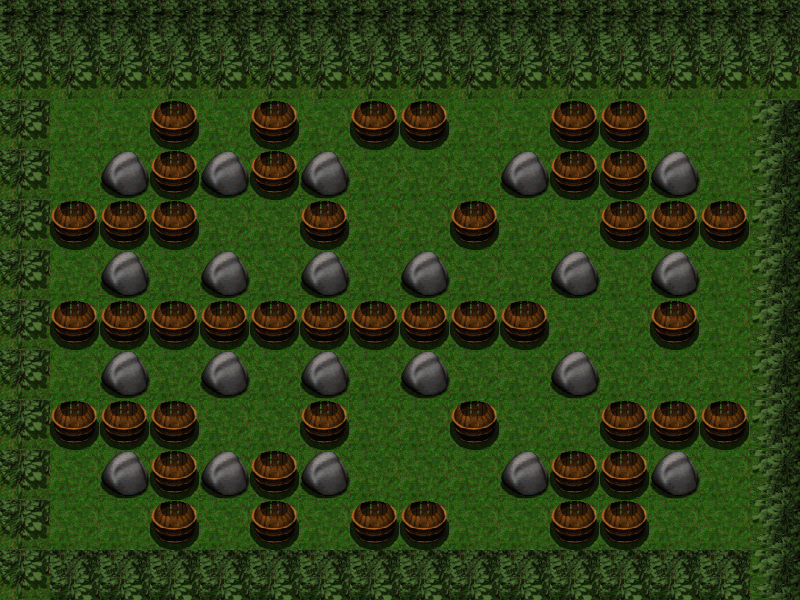

Rendered tile map (Tiled .tmx) drawn with the repository's tilesets; below, a short description and the map source with its tile grids summarised:
An orthogonal 16x12 tile map with 50x50 px tiles, 2 tile layers (background, graphics), 3 tilesets and 83 objects.

<map version="1.0" orientation="orthogonal" renderorder="right-down" width="16" height="12" tilewidth="50" tileheight="50" nextobjectid="112">
 <properties>
  <property name="bonus1" value="1" />
    <property name="bonus2" value="2" />
    <property name="bonus3" value="3" />
    <property name="bonus4" value="4" />
    <property name="bonus5" value="5" />
    <property name="bonus6" value="6" />
    <property name="bonus7" value="7" />
    <property name="bonus8" value="8" />
    <property name="bonus9" value="9" />
  <property name="enemy1" type="int" value="1" />
  <property name="enemy2" type="int" value="2" />
  <property name="height" type="int" value="600" />
  <property name="main_tile_set" value="first_maps" />
  <property name="num_bonus1" type="int" value="6" />
  <property name="num_bonus2" type="int" value="6" />
  <property name="num_bonus3" type="int" value="2" />
  <property name="num_bonus4" type="int" value="2" />
  <property name="num_bonus5" type="int" value="2" />
  <property name="num_bonus6" type="int" value="2" />
  <property name="num_bonus7" type="int" value="2" />
  <property name="num_bonus8" type="int" value="2" />
  <property name="num_bonus9" type="int" value="2" />
  <property name="num_bonus_total" type="int" value="26" />
  <property name="num_enemies" type="int" value="2" />
  <property name="num_explodable_items" type="int" value="47" />
  <property name="num_types_bonus" value="9" />
  <property name="width" type="int" value="800" />
 </properties>
 <tileset firstgid="1" name="first_maps" tilewidth="50" tileheight="50" tilecount="80" columns="10">
  <image source="first_maps.png" width="500" height="400" />
 </tileset>
 <tileset firstgid="81" name="flames" tilewidth="50" tileheight="50" tilecount="50" columns="10">
  <properties>
   <property name="firstID" value="81" />
  </properties>
  <image source="flames.png" width="512" height="256" />
 </tileset>
 <tileset firstgid="131" name="flamesNBomb" tilewidth="50" tileheight="50" tilecount="8" columns="8">
  <properties>
   <property name="firstID" type="int" value="131" />
  </properties>
  <image source="flames/flamesNBomb.png" width="400" height="50" />
 </tileset>
 <layer name="background" width="16" height="12">
  <data>[192 cells, 192 non-empty, 1 distinct tile ids]</data>
 </layer>
 <layer name="graphics" width="16" height="12">
  <data>[192 cells, 192 non-empty, 7 distinct tile ids]</data>
 </layer>
 <objectgroup name="bushes_and_rocks">
  <object id="1" x="0" y="0" width="800" height="100" />
  <object id="2" x="750" y="100" width="50" height="500" />
  <object id="3" x="0" y="550" width="800" height="50" />
  <object id="4" x="0" y="100" width="50" height="450" />
  <object id="6" x="500" y="150" width="50" height="50" />
  <object id="11" x="650" y="250" width="50" height="50" />
  <object id="12" x="300" y="350" width="50" height="50" />
  <object id="13" x="400" y="350" width="50" height="50" />
  <object id="14" x="200" y="350" width="50" height="50" />
  <object id="15" x="100" y="350" width="50" height="50" />
  <object id="16" x="100" y="450" width="50" height="50" />
  <object id="18" x="200" y="450" width="50" height="50" />
  <object id="19" x="300" y="450" width="50" height="50" />
  <object id="20" x="500" y="450" width="50" height="50" />
  <object id="21" x="100" y="250" width="50" height="50" />
  <object id="22" x="200" y="250" width="50" height="50" />
  <object id="23" x="300" y="250" width="50" height="50" />
  <object id="24" x="400" y="250" width="50" height="50" />
  <object id="25" x="100" y="150" width="50" height="50" />
  <object id="26" x="200" y="150" width="50" height="50" />
  <object id="27" x="300" y="150" width="50" height="50" />
  <object id="28" x="550" y="250" width="50" height="50" />
  <object id="76" x="550" y="350" width="50" height="50" />
  <object id="98" x="650" y="450" width="50" />
  <object id="99" x="650" y="150" width="50" height="50" />
  <object id="109" x="650" y="450" width="50" height="50" />
 </objectgroup>
 <objectgroup name="barrels">
  <object id="30" x="150" y="150" width="50" height="50" />
  <object id="31" x="150" y="200" width="50" height="50" />
  <object id="32" x="100" y="200" width="50" height="50" />
  <object id="33" x="50" y="200" width="50" height="50" />
  <object id="34" x="50" y="300" width="50" height="50" />
  <object id="35" x="100" y="300" width="50" height="50" />
  <object id="36" x="150" y="300" width="50" height="50" />
  <object id="37" x="200" y="300" width="50" height="50" />
  <object id="38" x="250" y="300" width="50" height="50" />
  <object id="40" x="300" y="300" width="50" height="50" />
  <object id="41" x="350" y="300" width="50" height="50" />
  <object id="42" x="400" y="300" width="50" height="50" />
  <object id="43" x="450" y="300" width="50" height="50" />
  <object id="44" x="300" y="200" width="50" height="50" />
  <object id="45" x="250" y="150" width="50" height="50" />
  <object id="47" x="350" y="100" width="50" height="50" />
  <object id="48" x="400" y="100" width="50" height="50" />
  <object id="49" x="100" y="400" width="50" height="50" />
  <object id="50" x="50" y="400" width="50" height="50" />
  <object id="51" x="150" y="400" width="50" height="50" />
  <object id="53" x="150" y="500" width="50" height="50" />
  <object id="54" x="150" y="450" width="50" height="50" />
  <object id="55" x="250" y="500" width="50" height="50" />
  <object id="56" x="250" y="450" width="50" height="50" />
  <object id="57" x="300" y="400" width="50" />
  <object id="58" x="300" y="400" width="50" height="50" />
  <object id="59" x="350" y="500" width="50" height="50" />
  <object id="60" x="400" y="500" width="50" height="50" />
  <object id="61" x="550" y="450" width="50" height="50" />
  <object id="62" x="550" y="500" width="50" height="50" />
  <object id="63" x="600" y="500" width="50" height="50" />
  <object id="65" x="600" y="400" width="50" height="50" />
  <object id="66" x="650" y="300" width="50" height="50" />
  <object id="67" x="500" y="300" width="50" height="50" />
  <object id="68" x="450" y="400" width="50" height="50" />
  <object id="69" x="450" y="200" width="50" height="50" />
  <object id="71" x="550" y="100" width="50" height="50" />
  <object id="72" x="550" y="150" width="50" height="50" />
  <object id="73" x="600" y="100" width="50" height="50" />
  <object id="74" x="600" y="200" width="50" height="50" />
  <object id="86" x="150" y="100" width="50" height="50" />
  <object id="87" x="250" y="100" width="50" height="50" />
  <object id="100" x="650" y="200" width="50" height="50" />
  <object id="101" x="700" y="200" width="50" height="50" />
  <object id="102" x="600" y="150" width="50" height="50" />
  <object id="103" x="700" y="400" width="50" height="50" />
  <object id="110" x="650" y="400" width="50" height="50" />
  <object id="111" x="600" y="450" width="50" height="50" />
 </objectgroup>
 <objectgroup name="greyball">
  <object id="79" x="350" y="350" width="50" height="50" />
  <object id="80" x="250" y="200" width="50" height="50" />
  <object id="83" x="250" y="400" width="50" height="50" />
  <object id="84" x="500" y="250" width="50" height="50" />
  <object id="104" x="700" y="300" width="50" height="50" />
  <object id="105" x="550" y="300" width="50" height="50" />
 </objectgroup>
 <objectgroup name="slimer">
  <object id="106" x="400" y="200" width="50" height="50" />
  <object id="107" x="450" y="250" width="50" height="50" />
  <object id="108" x="450" y="350" width="50" height="50" />
 </objectgroup>
</map>
